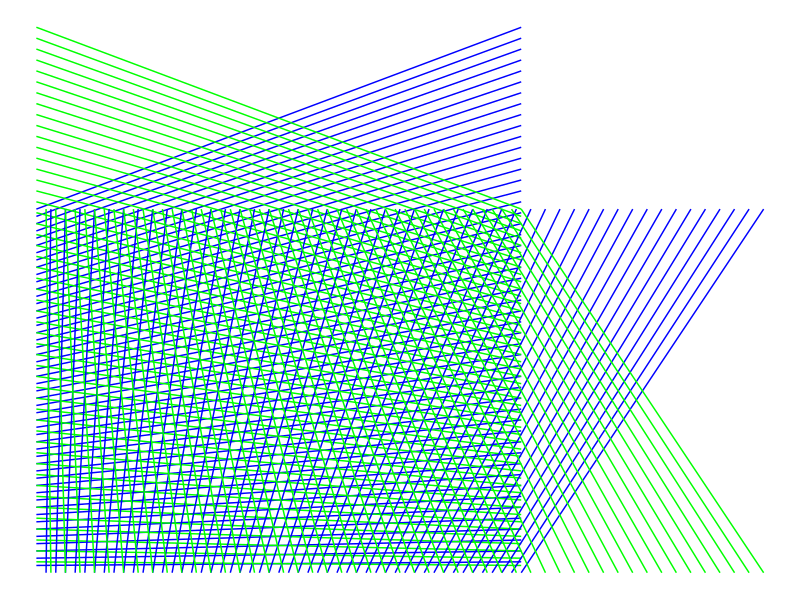

Reproduce this figure in R.
library(ggplot2)

n = 50

df <- data.frame(x = rep(0, n), y = 1:n)

df$xend <- df$x + n
df$yend <- df$y*1.5

df2 <- data.frame(x = df$y, y = df$x, xend = df$yend, yend = df$xend)

ggplot(df) + 
  geom_segment(aes(x = x, y = y, xend = xend, yend = yend), col = 'blue') +
  geom_segment(data = df, aes(x = x, y = yend, xend = xend, yend = y), col = 'green') +
#  theme_void()

  geom_segment(data = df2, aes(x = x, y = y, xend = xend, yend = yend), col = 'blue') +
  geom_segment(data = df2, aes(x = x, y = yend, xend = xend, yend = y), col = 'green') +
  theme_void()
